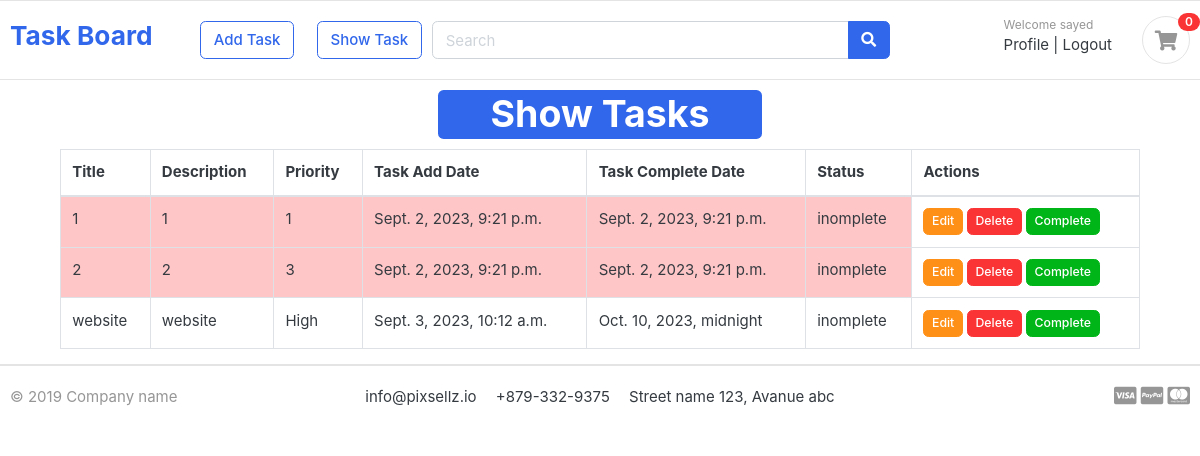
/task/show_work/1/ (signed in), run on the app's committed database.
### task_management/models.py (models this page shows, shortened)
class TodoWorkModel(models.Model):
    HIGH = 'High'
    MEDIUM = 'Medium'
    LOW = 'Low'
    PRIORITY_CHOICES = [
        (HIGH, 'High'),
        (MEDIUM, 'Medium'),
        (LOW, 'Low'),
    ]
    project = models.ForeignKey(ProjectModel, on_delete=models.CASCADE, default=None, related_name='project_task')
    user_control = models.TextField(max_length=100, default="Default Value")
    title = models.CharField(max_length=30)
    description = models.TextField(max_length=200)
    status = models.BooleanField(default=False)
    date_created = models.DateTimeField(blank=True, auto_now_add=True)
    task_complete_date = models.DateTimeField()
    priority = models.CharField(
        max_length=10,
        choices=PRIORITY_CHOICES,
        default=MEDIUM
    )

### task_management/views.py (the view)
# urls.py: path('show_work/<int:project_id>/', views.show_works, name='show_works'),
def show_works(request, project_id):
    if request.user.is_authenticated:
        current_user = request.user
        project = get_object_or_404(ProjectModel, pk=project_id)
        tasks = project.project_task.all().order_by('task_complete_date')
        current_datetime = timezone.now()
        return render(request, 'show_work.html', {'tasks': tasks, 'project': project, 'current_datetime' : current_datetime})
    else:
        return render(request, 'work_entre.html')

### task_management/templates/show_work.html (shortened to what this page needs)
{% extends 'base.html' %}
{% block body %}
  <div style="width:90%;margin: auto;">
    <h1 style="width:30%;margin:10px auto;" class="bg-primary rounded text-white text-center" >Show Tasks</h1>
    {% if tasks %}
    <table class="table table-bordered">
      <thead>
        <tr>
          <th scope="col">Title</th>
          <th scope="col">Description</th>
          <th scope="col">Priority</th>
          <th scope="col">Task Add Date</th>
          <th scope="col">Task Complete Date</th>
          <th scope="col">Status</th>
          <th scope="col">Actions</th>
        </tr>
      </thead>
      <tbody>
        {% for task in tasks %}
        <tr>
          {% if task.task_complete_date <= current_datetime %}
          <td class="table-danger">{{ task.title }}</td>
          <td class="table-danger">{{ task.description }}</td>
          <td class="table-danger">{{ task.priority }}</td>
          <td class="table-danger">{{ task.date_created }}</td>
          <td class="table-danger">{{ task.task_complete_date }}</td>
          {% if task.status %}
          <td class="table-danger">Complete</td>
          {% else %}
          <td class="table-danger">inomplete</td>
          {% endif %}
          {% else %}
          <td>{{ task.title }}</td>
          <td>{{ task.description }}</td>
          <td>{{ task.priority }}</td>
          <td>{{ task.date_created }}</td>
          <td>{{ task.task_complete_date }}</td>
          {% if task.status %}
          <td>Complete</td>
          {% else %}
          <td>inomplete</td>
          {% endif %}
          {% endif %}
            <td>
              <a href="{% url 'edit_work' task.id project.id %}" class="btn btn-warning btn-sm">Edit</a>
              <a href="{% url 'delete_work' task.id project.id %}" class="btn btn-danger btn-sm">Delete</a>
              <a href="{% url 'complete_work' task.id project.id %}" class="btn btn-success btn-sm">Complete</a>
          </td>
        </tr>
    {% endfor %}
      </tbody>
    </table>
    {% else %}
    <h3>No data available</h3>
    {% endif %}
  </div>
{% endblock %}

### templates/base.html (shortened to what this page needs)
<!DOCTYPE html>
{% load static %}
<html lang="en">
  <head>
    <link rel="stylesheet" href="https://code.jquery.com/ui/1.12.1/themes/base/jquery-ui.css">
    <link href="{% static 'css/bootstrap.css' %}" rel="stylesheet" type="text/css" />
    <link
      href="{% static 'fonts/fontawesome/css/all.min.css' %}"
      type="text/css"
      rel="stylesheet"
    />
    <link href="{% static 'css/ui.css' %}" rel="stylesheet" type="text/css" />
    <link
      href="{% static 'css/responsive.css'%}"
      rel="stylesheet"
      media="only screen and (max-width: 1200px)"
    />
  </head>
<body>
    <header class="section-header">
      <section class="header-main border-bottom">
        <div class="container">
          <div class="row align-items-center">
            <div class="col-lg-2 col-md-3 col-6">
              <a href="{% url 'create_project' %}" class="brand-wrap">
                <h3>Task Board</h3>
              </a>
            </div>
            <a href="" class="btn btn-outline-primary ">Add Task</a>
            <a href="" class="btn btn-outline-primary ml-4">Show Task</a>
            <div class="col-lg col-md-6 col-sm-12 col">
              <form action="{% url 'search' %}" class="search" method="GET">
                <div class="input-group w-100">
                  <input
                    type="text"
                    class="form-control"
                    style="width: 60%"
                    placeholder="Search"
                  />
                  <div class="input-group-append">
                    <button class="btn btn-primary" type="submit">
                      <i class="fa fa-search"></i>
                    </button>
                  </div>
                </div>
              </form>
            </div>
            <div class="col-lg-3 col-sm-6 col-8 order-2 order-lg-3">
              <div class="d-flex justify-content-end mb-3 mb-lg-0">
                <div class="widget-header">
                  {%if request.user.is_authenticated %}
                  <small class="title text-muted">Welcome {{request.user.username}}</small>
                  <div>
                    <a href="{% url 'profile' %}">Profile</a>
                    <span class="dark-transp"> | </span>
                    <a href="{% url 'logout' %}"> Logout </a>
                  </div>
                  {% endif %}
                </div>
                <a href="#" class="widget-header pl-3 ml-3">
                  <div class="icon icon-sm rounded-circle border">
                    <i class="fa fa-shopping-cart"></i>
                  </div>
                  <span class="badge badge-pill badge-danger notify">0</span>
                </a>
              </div>
            </div>
          </div>
        </div>
      </section>
    </header>
    {% block body %}
    {% endblock %}
    <footer class="section-footer border-top">
	<div class="container">
		<section class="footer-bottom border-top row">
			<div class="col-md-2">
				<p class="text-muted"> &copy 2019 Company name </p>
			</div>
			<div class="col-md-8 text-md-center">
				<span  class="px-2">info@pixsellz.io</span>
				<span  class="px-2">+879-332-9375</span>
				<span  class="px-2">Street name 123, Avanue abc</span>
			</div>
			<div class="col-md-2 text-md-right text-muted">
				<i class="fab fa-lg fa-cc-visa"></i>
				<i class="fab fa-lg fa-cc-paypal"></i>
				<i class="fab fa-lg fa-cc-mastercard"></i>
			</div>
		</section>
	</div>
</footer>
</body>
</html>

### static/css/ui.css (style rules this page uses)
html { font-family: "Inter", sans-serif; font-size: 15px; }
.icon-xs, .icon-sm, .icon-md, .icon-lg { display: inline-block; text-align: center; flex-shrink: 0; flex-grow: 0; }
.icon-sm { width: 48px; height: 48px; line-height: 48px !important; font-size: 20px; }
p:last-child { margin-bottom: 0; }
.header-main { position: relative; padding-top: 1rem; padding-bottom: 1rem; }
.widget-header { display: inline-block; vertical-align: middle; position: relative; }
.widget-header a { color: #343a40; }
.widget-header i { color: #969696; }
.widget-header .title { display: block; }
.widget-header .notify { position: absolute; top: -3px; right: -10px; }
.footer-bottom { padding-top: 20px; padding-bottom: 20px; }
.notify { position: absolute; top: -4px; right: -10px; display: inline-block; padding: 0.25em 0.6em; font-size: 12px; line-height: 1; text-align: center; border-radius: 3rem; color: #fff; background-color: #fa3434; }

### data on the page
TodoWorkModel: title "1", description "1", priority "1", date_created "Sept. 2, 2023, 9:21 p.m.", task_complete_date "Sept. 2, 2023, 9:21 p.m.", status "inomplete"
TodoWorkModel: title "2", description "2", priority "3", date_created "Sept. 2, 2023, 9:21 p.m.", task_complete_date "Sept. 2, 2023, 9:21 p.m.", status "inomplete"
TodoWorkModel: title "website", description "website", priority "High", date_created "Sept. 3, 2023, 10:12 a.m.", task_complete_date "Oct. 10, 2023, midnight", status "inomplete"

### other printed values
{{ request.user.username }} "sayed"
